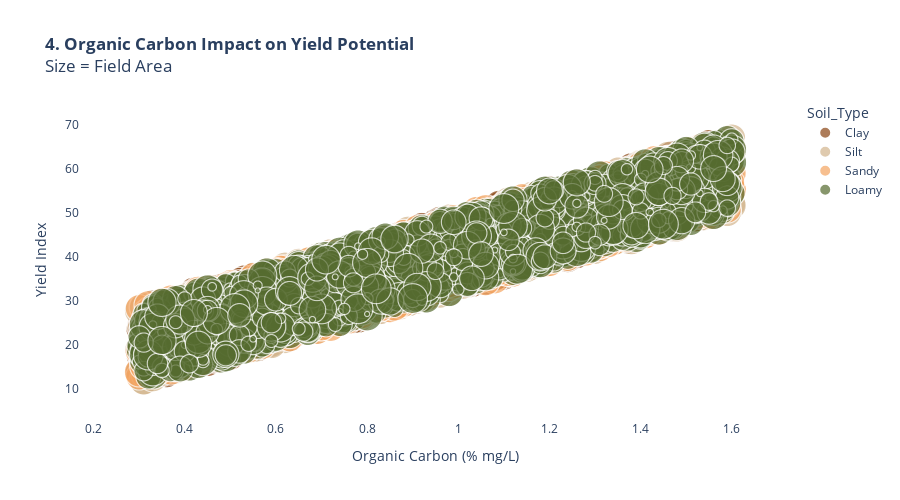

Notebook cell for this chart:
### Markdown cell above
### *4. Organic Carbon vs Yield Potential*

### Code cell
print("\n4. Organic Carbon Impact...")

df['Yield_Proxy'] = df['Soil_Moisture'] * 0.3 + df['Organic_Carbon'] * 30

fig4 = px.scatter(df, x='Organic_Carbon', y='Yield_Proxy', color='Soil_Type',
                  size='Field_Area_hectare', size_max=30,
                  color_discrete_map=soil_color_map,
                  title='<b>4. Organic Carbon Impact on Yield Potential</b><br>Size = Field Area',
                  labels={'Organic_Carbon': 'Organic Carbon (% mg/L)', 'Yield_Proxy': 'Yield Index'})

fig4.update_layout(height=500, plot_bgcolor='white')
fig4.show()

### Figure 1 — Plotly figure (JSON) as saved in the notebook; plotly's stock layout.template omitted (floating-point values rounded to 4 significant figures; data arrays with more than 128 entries replaced by an {"elided": "..."} marker saying what was removed)
{"data": [{"hovertemplate": "Soil_Type=Clay<br>Organic Carbon (% mg/L)=%{x}<br>Yield Index=%{y}<br>Field_Area_hectare=%{marker.size}<extra></extra>", "legendgroup": "Clay", "marker": {"color": "#8B4513", "size": {"elided": "2477 float values"}, "sizemode": "area", "sizeref": 0.01667, "symbol": "circle"}, "mode": "markers", "name": "Clay", "showlegend": true, "type": "scattergl", "x": {"elided": "2477 float values"}, "xaxis": "x", "y": {"elided": "2477 float values"}, "yaxis": "y"}, {"hovertemplate": "Soil_Type=Silt<br>Organic Carbon (% mg/L)=%{x}<br>Yield Index=%{y}<br>Field_Area_hectare=%{marker.size}<extra></extra>", "legendgroup": "Silt", "marker": {"color": "#D2B48C", "size": {"elided": "2501 float values"}, "sizemode": "area", "sizeref": 0.01667, "symbol": "circle"}, "mode": "markers", "name": "Silt", "showlegend": true, "type": "scattergl", "x": {"elided": "2501 float values"}, "xaxis": "x", "y": {"elided": "2501 float values"}, "yaxis": "y"}, {"hovertemplate": "Soil_Type=Sandy<br>Organic Carbon (% mg/L)=%{x}<br>Yield Index=%{y}<br>Field_Area_hectare=%{marker.size}<extra></extra>", "legendgroup": "Sandy", "marker": {"color": "#F4A460", "size": {"elided": "2536 float values"}, "sizemode": "area", "sizeref": 0.01667, "symbol": "circle"}, "mode": "markers", "name": "Sandy", "showlegend": true, "type": "scattergl", "x": {"elided": "2536 float values"}, "xaxis": "x", "y": {"elided": "2536 float values"}, "yaxis": "y"}, {"hovertemplate": "Soil_Type=Loamy<br>Organic Carbon (% mg/L)=%{x}<br>Yield Index=%{y}<br>Field_Area_hectare=%{marker.size}<extra></extra>", "legendgroup": "Loamy", "marker": {"color": "#556B2F", "size": {"elided": "2486 float values"}, "sizemode": "area", "sizeref": 0.01667, "symbol": "circle"}, "mode": "markers", "name": "Loamy", "showlegend": true, "type": "scattergl", "x": {"elided": "2486 float values"}, "xaxis": "x", "y": {"elided": "2486 float values"}, "yaxis": "y"}], "layout": {"height": 500, "legend": {"itemsizing": "constant", "title": {"text": "Soil_Type"}, "tracegroupgap": 0}, "plot_bgcolor": "white", "title": {"text": "<b>4. Organic Carbon Impact on Yield Potential</b><br>Size = Field Area"}, "xaxis": {"anchor": "y", "domain": [0, 1], "title": {"text": "Organic Carbon (% mg/L)"}}, "yaxis": {"anchor": "x", "domain": [0, 1], "title": {"text": "Yield Index"}}}}
